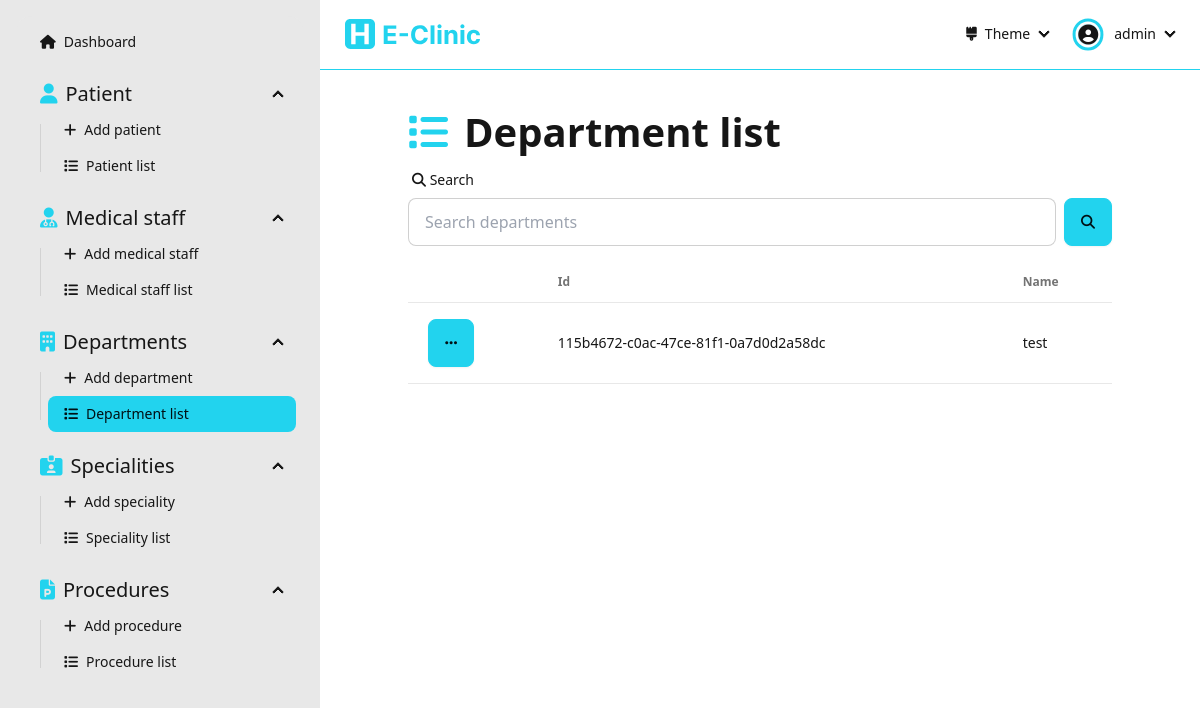
Before: /dashboard/departments (signed in) with the older database file.
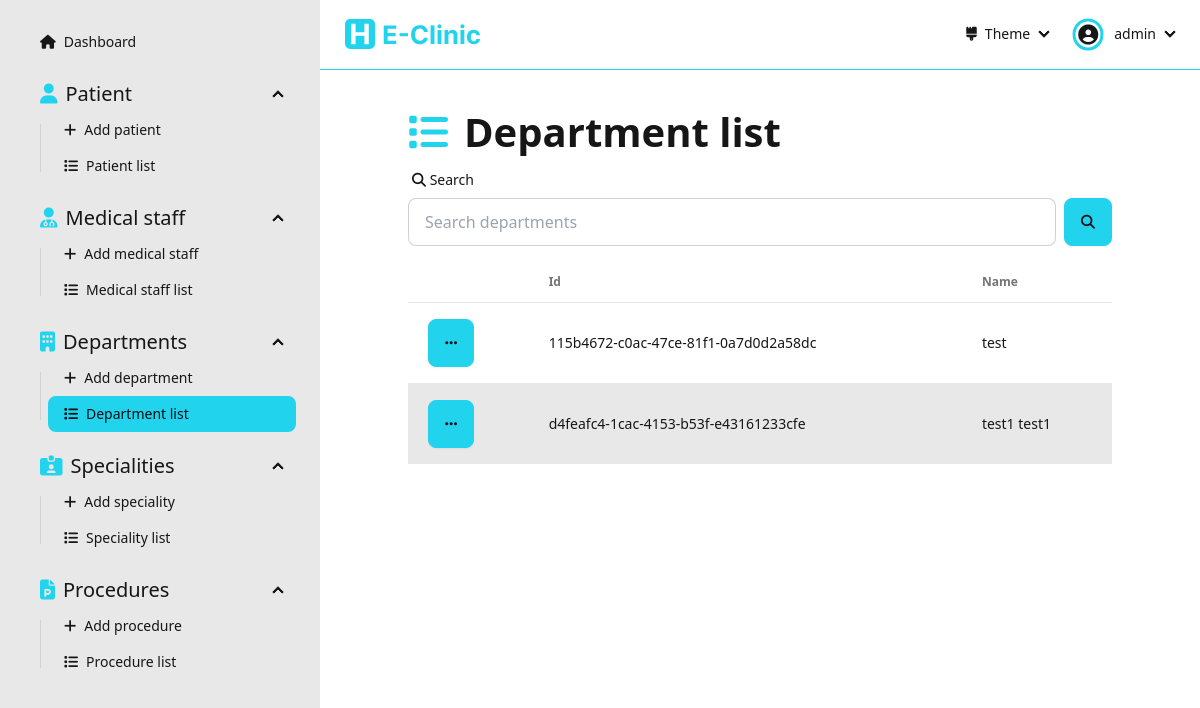
After: the same page with the newer database file.
### Dashboard/models.py (models this page shows, shortened)
class Department(models.Model):
  id = models.UUIDField(primary_key=True, default=uuid.uuid4, editable=False)
  name = models.CharField(max_length=256, null=False, unique=True)

### Dashboard/views/department.py (the view)
# urls.py: path('dashboard/departments', department.departmentList, name='department-list'),
@login_required(login_url='sign-in')
def departmentList(request: HttpRequest):
  form = SearchForm(request.GET)
  departments = []
  if form.is_valid():
    search = form.cleaned_data['search']
    departments = Department.objects.filter(
      Q(name__icontains=search)
    )
  else:
    departments = Department.objects.all()
  context = { 'departments': departments, 'form': form }
  return render(request, 'pages/department/department-list.html', context=context)

### Dashboard/forms.py
class SearchForm(forms.Form):
  search  = forms.CharField(required=False)

### Dashboard/templates/pages/department/department-list.html (shortened to what this page needs)
{% extends "layouts/dashboard.html" %}
{% load static %}
{% load widget_tweaks %}
{% block dashboard_content %}
  <div class="flex flex-1 flex-col items-center pb-[5rem]">
    <div class="flex flex-1 flex-col max-w-[90%] lg:max-w-[80%] justify-start w-full">
      <div class="text-[30pt] font-bold"><i class="fas fa-list text-primary mr-[1rem]"></i>Department list</div>
      <form action="" method="get" class="mb-[1rem]">
        <label class="form-control w-full">
          <div class="label">
            <span class="label-text"><i class="fas fa-search"></i> Search</span>
          </div>
          <div class="flex">
            {% render_field form.search placeholder="Search departments" type="text" class+="input input-bordered w-full" %}
            <button class="btn btn-primary ml-[0.5rem]"><i class="fas fa-search"></i></button>
          </div>
        </label>
      </form>
      {% if departments.count > 0 %}
      <div class="overflow-x-auto flex-1 flex items-start">
        <table class="table table-pin-rows table-pin-cols table-zebra">
          <thead>
            <tr>
              <td></td>
              <td>Id</td>
              <td>Name</td>
            </tr>
          </thead>
          <tbody>
            {% for department in departments %}
              <tr>
                <td>
                  <div class="dropdown">
                    <div tabindex="0" role="button" class="btn btn-primary m-1"><i class="fas fa-ellipsis"></i></div>
                  </div>
                </td>
                <td>{{department.id}}</td>
                <td>{{department.name}}</td>
              </tr>
            {% endfor %}
          </tbody>
        </table>
      </div>
      {% else %}
        <div class="flex flex-1 flex-col justify-center items-center h-full w-full">
          <img class="h-[30%]" src="{% static "assets/empty-list.svg" %}" alt="empty-list">
          <div class="text-[20pt]">The list is empty</div>
        </div>
      {% endif %}
    </div>
  </div>
{% endblock dashboard_content %}

Changed rows visible on the page:
added Department: id "d4feafc4-1cac-4153-b53f-e43161233cfe", name "test1 test1"
